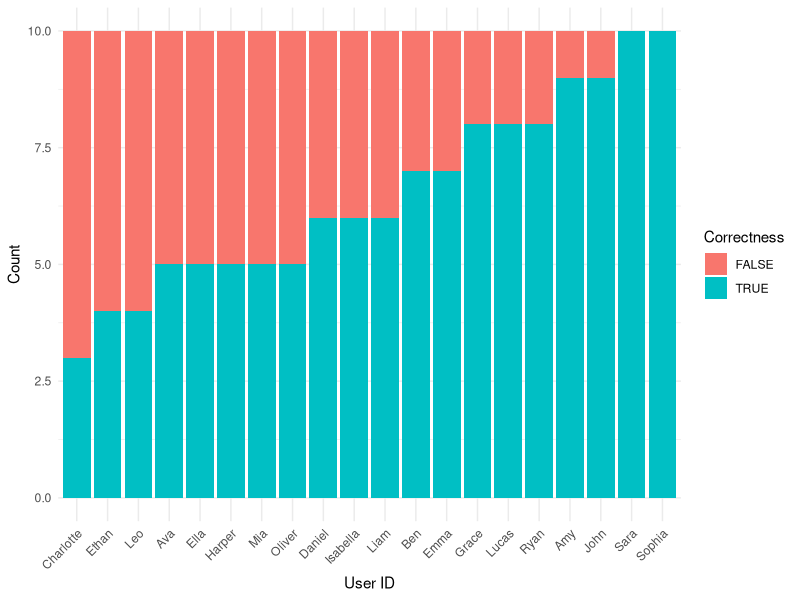
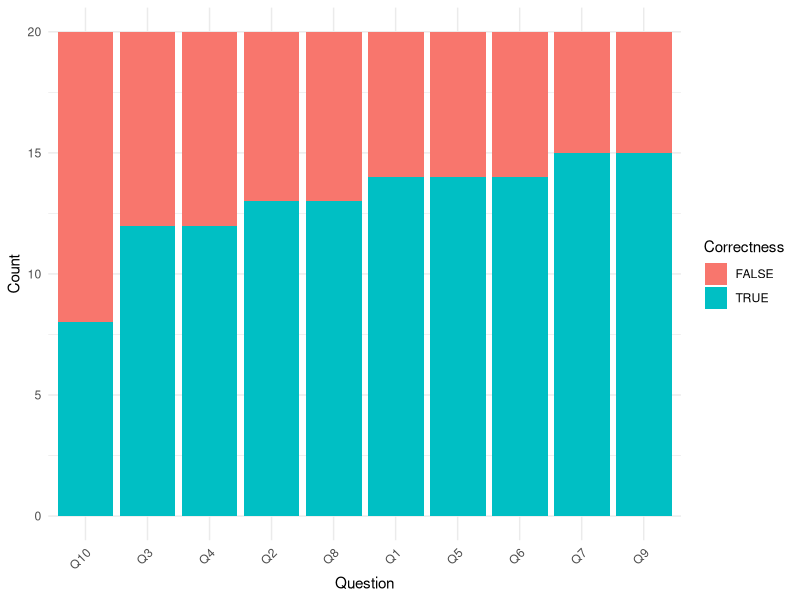

Generate these figures, in order, with R:
## ---- chunk 1

library(tidyverse)
library(knitr)

knitr::opts_chunk$set(echo = FALSE)
## ---- chunk 2
# Load data from a local CSV file
data <- read.csv('./data/TestData2.csv')

# Separate columns into problems, answers, correctness and points
problems <- data %>%
  select(user_id, starts_with("Q") & ends_with("_problem")) %>%
  pivot_longer(-user_id, names_to = "question", values_to = "problem", names_pattern = "(Q\\d+)_problem")

answers <- data %>%
  select(user_id, starts_with("Q") & ends_with("_answer")) %>%
  pivot_longer(-user_id, names_to = "question", values_to = "answer", names_pattern = "(Q\\d+)_answer")

correctness <- data %>%
  select(user_id, starts_with("Q") & ends_with("_correct")) %>%
  pivot_longer(-user_id, names_to = "question", values_to = "correct", names_pattern = "(Q\\d+)_correct")

points <- data %>%
  select(user_id, starts_with("Q") & ends_with("_points")) %>%
  pivot_longer(-user_id, names_to = "question", values_to = "points", names_pattern = "(Q\\d+)_points")

# Combine reshaped data
data_long <- full_join(problems, answers, by = c("user_id", "question")) %>%
  full_join(correctness, by = c("user_id", "question")) %>%
  full_join(points, by = c("user_id", "question"))

# Convert correct column to logical and points to integer
data_long$correct <- as.logical(data_long$correct)
data_long$points <- as.integer(data_long$points)

## ---- chunk 3
kable(data_long)
## ---- chunk 4
# Aggregate data by user_id and correct
user_data <- data_long %>%
  group_by(user_id, correct) %>%
  summarise(n = n(), .groups = 'drop')

# Calculate the number of correct answers per user
correct_answers_user <- user_data %>%
  filter(correct == TRUE) %>%
  rename(correct_count = n) %>%
  select(-correct)

# Join correct_counts back to user_data
user_data <- left_join(user_data, correct_answers_user, by = "user_id")

# Reorder the levels of the factor variable "user_id" based on the number of correct answers
user_data$user_id <- forcats::fct_reorder(user_data$user_id, user_data$correct_count)


# Aggregate data by question and correct
question_data <- data_long %>%
  group_by(question, correct) %>%
  summarise(n = n(), .groups = 'drop')

# Calculate the number of correct answers per question
correct_answers <- question_data %>%
  filter(correct == TRUE) %>%
  rename(correct_count = n) %>%
  select(-correct)

# Join correct_counts back to question_data
question_data <- left_join(question_data, correct_answers, by = "question")

# Reorder the levels of the factor variable "question" based on the number of correct answers
question_data$question <- forcats::fct_reorder(question_data$question, question_data$correct_count)

## ---- chunk 5
# Bar plot of submissions by user, colored by whether they are correct or not
ggplot(user_data, aes(x = user_id, y = n, fill = correct)) +
  geom_bar(stat = 'identity', position = 'stack') +
  labs(x = "User ID", y = "Count", fill = "Correctness") +
  theme_minimal() +
  theme(axis.text.x = element_text(angle = 45, hjust = 1))
## ---- chunk 6
# Bar plot of submissions by question, colored by whether they are correct or not
ggplot(question_data, aes(x = as.factor(question), y = n, fill = correct)) +
  geom_bar(stat = 'identity', position = 'stack') +
  labs(x = "Question", y = "Count", fill = "Correctness") +
  theme_minimal() +
  theme(axis.text.x = element_text(angle = 45, hjust = 1))
## ---- chunk 7
# Calculate the number of correct answers per question
incorrect_answers <- question_data %>%
  filter(correct == FALSE)

# Sort questions by the number of correct answers
sorted_questions <- incorrect_answers %>%
  arrange(desc(n))

# Display in a kable table
knitr::kable(sorted_questions, caption = "Questions Sorted by Number of Correct Answers")
## ---- chunk 8

# Calculate total points earned by each student
total_points_earned <- data_long %>%
  filter(correct == TRUE) %>%
  group_by(user_id) %>%
  summarise(total_earned = sum(points, na.rm = TRUE))

# Calculate total possible points for the test
total_points_possible <- data_long %>%
  group_by(user_id) %>%
  summarise(total_possible = sum(points, na.rm = TRUE))

# Join total_points_earned and total_points_possible
grading <- full_join(total_points_earned, total_points_possible, by = "user_id")

# Calculate percentage of points earned
grading <- grading %>%
  mutate(percentage = (total_earned / total_possible) * 100)

# Assign letter grade
grading <- grading %>%
  mutate(letter_grade = case_when(
    percentage >= 93 ~ "A",
    percentage >= 80 ~ "B",
    percentage >= 70 ~ "C",
    percentage >= 60 ~ "D",
    TRUE ~ "F"
  ))

# Sort by percentage, highest to lowest
grading <- grading %>%
  arrange(desc(percentage))

kable(grading)

